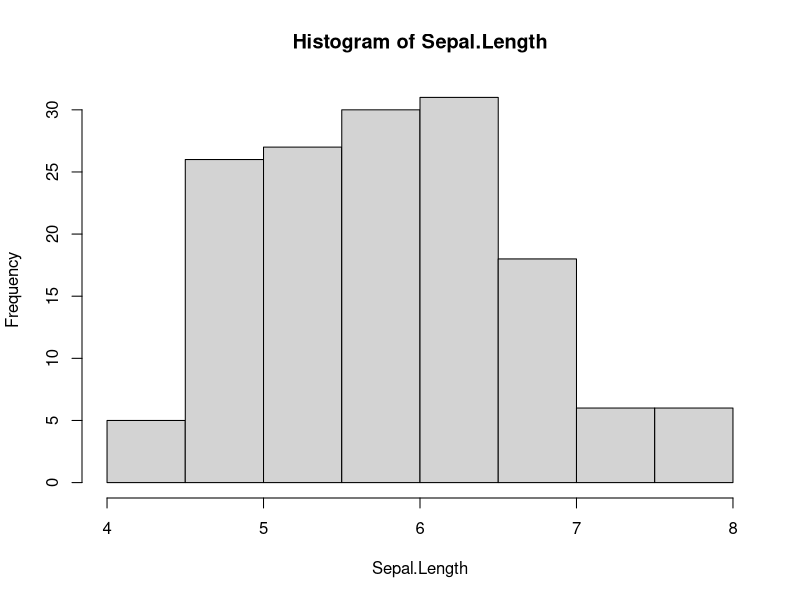
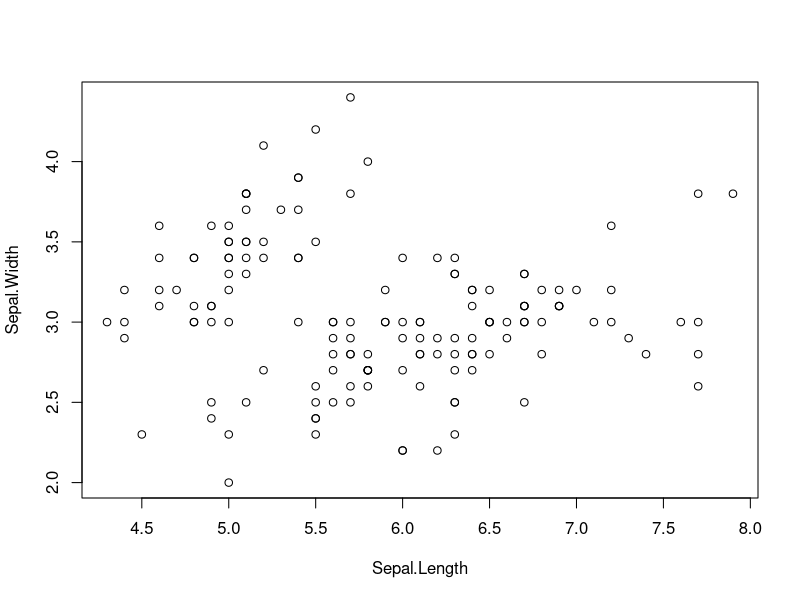
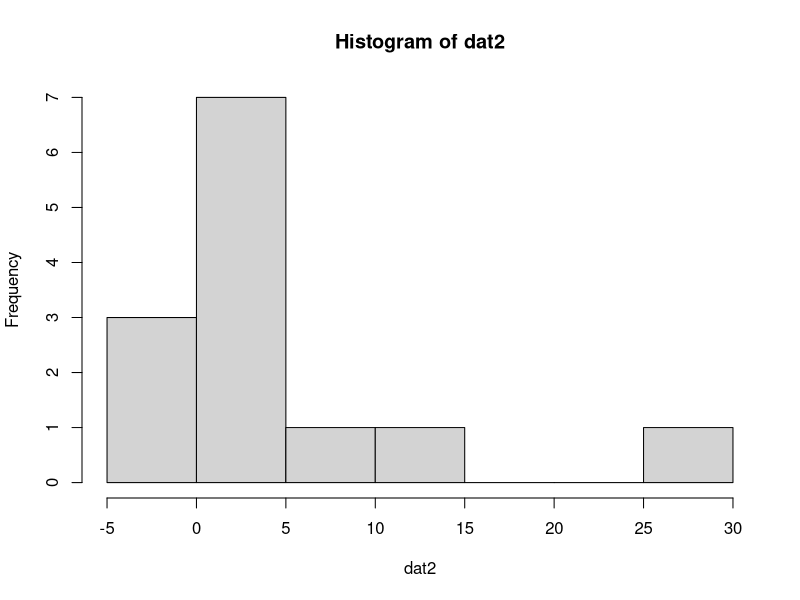

These charts were generated, in order, by the following R code: (Note: this script raises an error after producing the figures.)
# LECTURE 1 
my_data<-read.table("flowers.txt", header=T)
names(my_data)
head(my_data)
my_data
my_data$Sepal.Width
attach(my_data)
Sepal.Width
Petal.Width
hist(Sepal.Length)
plot(Sepal.Length, Sepal.Width)
mean(Sepal.Length)
mean(Sepal.Width)
Sepal.Length
help("mean")
mean(Sepal.Length, na.rm = T)
dat2<-rnorm(10)
dat2<-c(dat2, 10, 10.5, 30)
mean(dat2)
median(dat2)
hist(dat2)
summary(dat)
summary(dat2)
plot(ecdf(dat2))
boxplot(dat)
rug(dat, side=2)
boxplot(my_data)
boxplot(Sepal.Width~Species)
head(my_data)

hist(Sepal.Length[Species=="setosa"])
hist(Sepal.Length[Species=="versicolor"])
hist(Sepal.Length[Species=="virginica"])

setosa<-Sepal.Length[Species=="setosa"]
versicolor <- Sepal.Length[Species=="versicolor"]
t.test(setosa, versicolor)

# test with real data

era <-read.table("ERA_widths.txt", header=T)
erb<-read.table("ERB_widths.txt", header=T)
names(era)
t.test(era$ERA_width,erb$ERB_width)
hist(era$ERA_width)
hist(erb$ERB_width)
# they are not normally distributed
wilcox.test(era$ERA_width, erb$ERB_width)

# LECTURE 2

# anova test
oneway.test(Sepal.Width~Species)
oneway.test(Sepal.Length~Species)

# Larger exercise
gene_l <- read.table("gene_lengths.txt", header=T)
attach(gene_l)
# check for distribution
hist(gene_length[chr=="chr1"])
hist(gene_length[chr=="chr2"])
hist(gene_length[chr=="chr3"])
# check is there is correlation
kruskal.test(gene_length~chr)
# check for different significance
wilcox.test(gene_length[chr=="chr1"], gene_length[chr=="chr2"])
wilcox.test(gene_length[chr=="chr1"], gene_length[chr=="chr3"])
wilcox.test(gene_length[chr=="chr2"], gene_length[chr=="chr3"])
# pairwise wilcox test - do the same as above but smarter
pairwise.wilcox.test(gene_length, g=chr) # g stands for group - value that breaks up the length

# CORRELATIONS
height_data <- read.table("height.txt", header = T)
names(height_data)
attach(height_data)
plot(mean_weight, Year)
plot(mean_height, Year)
hist(Year[Gender=="M"], col = rgb(1,0,0,0.5))
hist(Year[Gender=="F"], col = rgb(0,0,1,0.5))
# split the data set for gender
plot (mean_weight, Year)
lines(mean_weight[Gender=="F"], Year[Gender=="F"], col="red")
lines(mean_weight[Gender=="M"], Year[Gender=="M"], col="blue")
# split the correlation between genders - they are very correlated
cor(mean_weight[Gender=="F"], Year[Gender=="F"])
cor(mean_weight[Gender=="M"], Year[Gender=="M"])
cor.test(mean_weight, Year)
cor.test(mean_weight[Gender=="F"], Year[Gender=="F"])
cor.test(mean_weight[Gender=="M"], Year[Gender=="M"])

# LINEAR REGRESSION
lm(Year[Gender=="F"]~mean_weight[Gender=="F"])
# first, plot the actual data: 
plot(mean_weight[Gender=="F"], Year[Gender=="F"] , col="red")
#      x                                  y
# then make the fit - note the switch of year and mean_weight! 
my_model<-lm(Year[Gender=="F"]~mean_weight[Gender=="F"])
#               y                           x
abline(my_model, col="blue")

plot (mean_weight, Year)
lines(mean_weight[Gender=="F"], Year[Gender=="F"], col="red")
my_model_f<-lm(Year[Gender=="F"]~mean_weight[Gender=="F"])
abline(my_model_f, col="orange", lwd = 2)

lines(mean_weight[Gender=="M"], Year[Gender=="M"], col="blue")
my_model_m<-lm(Year[Gender=="M"]~mean_weight[Gender=="M"])
abline(my_model_m, col="lightblue", lwd = 2)

# COUNT STATISTICS
m<-matrix(c(2,10, 5, 8,7,4), nrow=2, byrow = T)
# cbind: coloumn bind
m2<-cbind(m, c(9,7)) # m2 is m with the extra column
m3<-rbind(m2, c(2,1,4,5))
rbind(m3, 1)
rbind(m3, 1:4)

# Fischer test
my_matrix<-matrix(c(40, 60, 6, 4), nrow=2, byrow=T)
fisher.test(my_matrix)

my_matrix2<-matrix(c(40, 60, 60, 40), nrow=2, byrow=T)
fisher.test(my_matrix2)

my_matrix3<-matrix(c(5100, 4900, 4900, 5900), nrow=2, byrow=T)
fisher.test(my_matrix3)

# using ggplot2
qplot(y=Sepal.Length, x=Species, data=my_data, col=Species, geom=c("boxplot", "jitter"))
